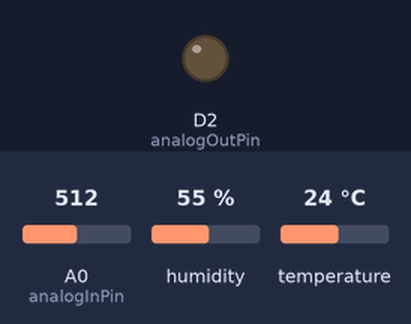
Simulated run of this sketch. Board: ESP8266 (NodeMCU). Shown: output pins drawn as LEDs (lit = HIGH). The test bench sets the inputs (shaded band); at power-on: A0 (analogInPin) = 512, humidity 55 %, temperature 24 °C. WiFi joins after 1.5 s; servers stay silent unless stated; what the sketch prints to the serial monitor is not drawn.

Above: at 2.7 s.
2.8 s: A0 (analogInPin) set to 716
At 3.9 s:
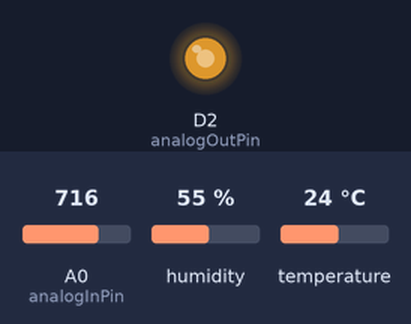
5.8 s: A0 (analogInPin) set to 900
At 8.7 s:
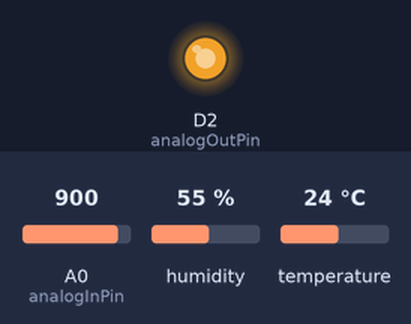
9.0 s: A0 (analogInPin) set to 511
At 11.0 s:
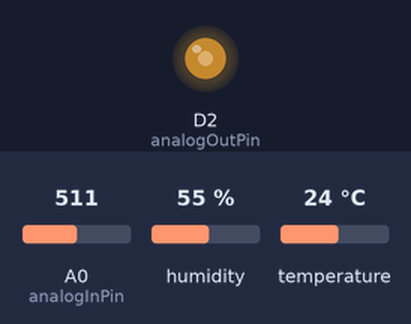
12.0 s: A0 (analogInPin) set to 122
At 14.6 s:
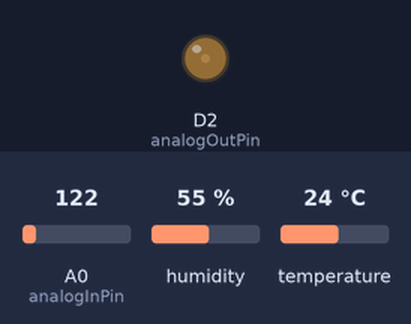
Timing chart, 0 to 16.1 s (numbered marks = the images above; inputs shaded):
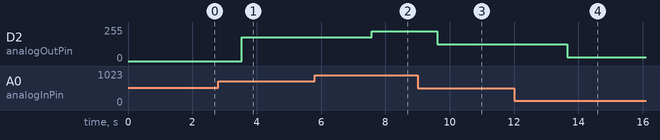

Measured:
- after the input at 2.8 s, D2 (analogOutPin): 0/255 → 178/255 after 0.74 s
- after the input at 5.8 s, D2 (analogOutPin): 178/255 → 224/255 after 1.8 s
- after the input at 9.0 s, D2 (analogOutPin): 224/255 → 127/255 after 0.61 s
- after the input at 12.0 s, D2 (analogOutPin): 127/255 → 30/255 after 1.7 s

The sketch:

IOT.ino
```cpp
  //Including all the required libraries.
#include <ESP8266WiFi.h>
#include <ESP8266WiFiMulti.h>
#include <ESP8266WebServer.h>
#include <ESP8266HTTPClient.h> //http library to enable http connection
#include <WiFiClient.h>

#include "DHT.h"

// Uncomment one of the lines below for whatever DHT sensor type you're using!
#define DHTTYPE DHT11   // DHT 11
//#define DHTTYPE DHT21   // DHT 21 (AM2301)
//#define DHTTYPE DHT22   // DHT 22  (AM2302), AM2321

const int analogInPin = A0;  // Analog input pin that the potentiometer is attached to
const int analogOutPin = 4; // Analog output pin that the LED is attached to

int sensorValue = 0;        // value read from the pot
int outputValue = 0;

// WiFi network
const char* ssid     = "mustapha"; //Hotspot name
const char* password = "mymomisthebest"; //Hotspot password

// Set web servers at port number to 80
ESP8266WebServer server ( 80 );//This server name is for enabling using the html client app
WiFiServer server1(80); //This server name is for enabling using the http protocol

// DHT Sensor
const int DHTPin = 5;
// Initialize DHT sensor.
DHT dht(DHTPin, DHTTYPE);
#define watersensor D2

// Temporary variables
static char celsiusTemp[7];
static char fahrenheitTemp[7];
static char humidityTemp[7];
HTTPClient http;

void setup() {

  // Connecting to a WiFi network
  Serial.begin(115200);
  delay(10);

  dht.begin();

  Serial.println();
  Serial.print("Connecting to ");
  Serial.println(ssid);

  WiFi.begin(ssid, password); // Requesting for internect connectivity

  while (WiFi.status() != WL_CONNECTED) { //Checking connecctivity
    delay(500); //waits for half a second before next request
    Serial.print(".");
  }

  Serial.println("");
  Serial.println("WiFi connected");
  Serial.println("IP address: ");
  Serial.println(WiFi.localIP());

  server1.begin();
  }

float take_averaged_reading (double n)
{
  float sum = 0.0 ;
  for (byte i = 0 ; i < 10; i++)
    sum += n ;
  return sum / 10 ;
}

int counter = 0;
float sumT = 0;
float sumH = 0;
float sumW = 0;
float average= 0;
void loop() {
  delay(2000);
  float h = dht.readHumidity();
  float t = dht.readTemperature();
  sensorValue = analogRead(analogInPin);
    // map it to the range of the analog out:
  outputValue = map(sensorValue, 0, 1023, 0, 255);
  analogWrite(analogOutPin, outputValue);
   if (isnan(h) || isnan(t)) {
      Serial.println(F("Failed to read from DHT sensor!"));
      return;
    }

  float AverageTemp = take_averaged_reading(t);
  float AvergeHum = take_averaged_reading(h);
  float AverageWater = take_averaged_reading(outputValue);

  counter = counter + 1;
  sumT =  sumT +  t;
  sumH =  sumH +  h;
  sumW =  sumW +  outputValue;

  if(counter%10 == 0){
      //link to be used to send the measured average temperature to the remote data base.
  String url = "http://instafarm.herokuapp.com/update?name=instafarm&humidity="+String(sumH/counter)+"&temperature="+\
  String(sumT/counter)+"&water_level="+String(sumW/counter);

  String payload = ""; //variable to store the response from the http request.
  Serial.println(url);
  http.begin(url); //sending the http request.


  //GET method
  int httpCode = http.GET(); //getting the response code
  if (httpCode > 0)
  {
    Serial.printf("[HTTP] GET...code: %d\n", httpCode);
    if (httpCode == HTTP_CODE_OK)
    {
      payload = http.getString(); // obtaing the string of the response from the database
      payload.trim(); // removing unwanted spaces from the string
    }
  }
  else
  {
    Serial.printf("[HTTP] GET... failed, error: %s\n", http.errorToString(httpCode).c_str());
  }
  http.end();//closing the client
  Serial.println("Results");
  Serial.println(payload);

  }


}
```
